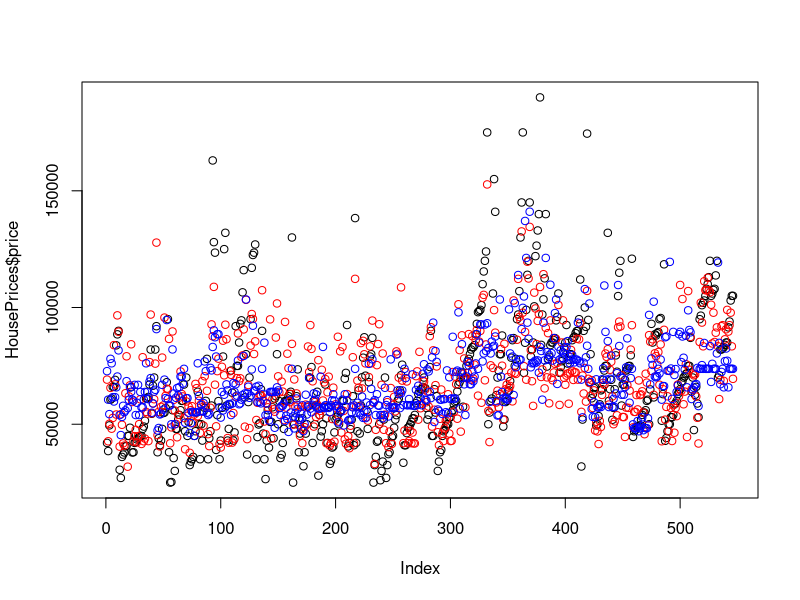

Write R code to recreate this figure.
### BUSINESS ANALYTICS ###
### Exercise Sheet 10


## Exercise 10.3

library(AER)
library(pls) # for pcr function

# a) Check the structure of the dataset. Filter the numerical attributes and discard the rest.
data("HousePrices")
str(HousePrices)

HousePrices <- HousePrices[, unlist(lapply(HousePrices, is.numeric))]
str(HousePrices)

# b) Build a model to predict the price of a house given the other independent variables using principal component regression with one component.
#    How much of the dependent variable is explained by the model?
pcr_auto <- pcr(price ~ ., data = HousePrices, scale = TRUE, ncomp = 1)
summary(pcr_auto)

# alternatively
pca <- princomp(HousePrices[-1], cor = TRUE)
prCom1 <- pca$scores[, 1]
pcr_manual <- lm(HousePrices$price ~ prCom1)
summary(pcr_manual)

# c) Build a model to predict the price of a house using simple OLS regressino for each independent variable separately.
#    Which OLS model explains best the price? What percentage of variation is explained in this case?
for(i in c(2:ncol(HousePrices))) {
  print(c("price", colnames(HousePrices)[i]))
  lin_m <- lm(price ~ ., data = HousePrices[, c("price", colnames(HousePrices)[i])])
  print(summary(lin_m)$r.squared)
}

# Pick model with largest R^2 (lotsize with R^2 of 0.287077)
lin_m <- lm(price ~ lotsize, data = HousePrices)

# d) Compare the models derived from b) and c).
#    Which one would you choose in this scenario? Give reasons.
summary(pcr_manual)$r.squared*100
summary(lin_m)$r.squared*100
# PCR with single component explains more variance than simple OLS with original variable

plot(HousePrices$price)
points(fitted(pcr_manual), col = 'red')
points(fitted(lin_m), col = 'blue')
